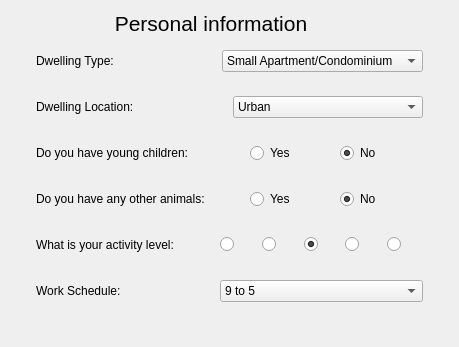
   <widget class="QWidget" name="tabInformation">
    <attribute name="title">
     <string>Information</string>
    </attribute>
    <layout class="QGridLayout" name="gridLayout_7">
     <item row="2" column="0">
      <layout class="QVBoxLayout" name="verticalLayout_8">
       <property name="leftMargin">
        <number>25</number>
       </property>
       <property name="topMargin">
        <number>0</number>
       </property>
       <property name="rightMargin">
        <number>25</number>
       </property>
       <property name="bottomMargin">
        <number>25</number>
       </property>
       <item>
        <layout class="QHBoxLayout" name="horizontalLayout_22">
         <item>
          <widget class="QLabel" name="lbDwellingType">
           <property name="minimumSize">
            <size>
             <width>0</width>
             <height>40</height>
            </size>
           </property>
           <property name="text">
            <string>Dwelling Type:</string>
           </property>
          </widget>
         </item>
         <item>
          <widget class="QComboBox" name="cbDwellingType">
           <item>
            <property name="text">
             <string>Small Apartment/Condominium</string>
            </property>
           </item>
           <item>
            <property name="text">
             <string>Large Apartment/Condominium</string>
            </property>
           </item>
           <item>
            <property name="text">
             <string>Townhouse</string>
            </property>
           </item>
           <item>
            <property name="text">
             <string>Detached House</string>
            </property>
           </item>
           <item>
            <property name="text">
             <string>Farm</string>
            </property>
           </item>
          </widget>
         </item>
        </layout>
       </item>
       <item>
        <layout class="QHBoxLayout" name="horizontalLayout_21">
         <item>
          <widget class="QLabel" name="lbDwellingLocation">
           <property name="minimumSize">
            <size>
             <width>0</width>
             <height>40</height>
            </size>
           </property>
           <property name="text">
            <string>Dwelling Location:</string>
           </property>
          </widget>
         </item>
         <item>
          <widget class="QComboBox" name="cbLocation">
           <item>
            <property name="text">
             <string>Urban</string>
            </property>
           </item>
           <item>
            <property name="text">
             <string>Suburban</string>
            </property>
           </item>
           <item>
            <property name="text">
             <string>Rural</string>
            </property>
           </item>
          </widget>
         </item>
        </layout>
       </item>
       <item>
        <layout class="QHBoxLayout" name="horizontalLayout_20">
         <item>
          <widget class="QLabel" name="lbChildren">
           <property name="minimumSize">
            <size>
             <width>208</width>
             <height>40</height>
            </size>
           </property>
           <property name="text">
            <string>Do you have young children:</string>
           </property>
          </widget>
         </item>
         <item>
          <widget class="QRadioButton" name="rbYoungChildrenYes">
           <property name="text">
            <string>Yes</string>
           </property>
           <attribute name="buttonGroup">
            <string notr="true">groupYoungChildren</string>
           </attribute>
          </widget>
         </item>
         <item>
          <widget class="QRadioButton" name="rbYoungChildrenNo">
           <property name="text">
            <string>No</string>
           </property>
           <property name="checked">
            <bool>true</bool>
           </property>
           <attribute name="buttonGroup">
            <string notr="true">groupYoungChildren</string>
           </attribute>
          </widget>
         </item>
        </layout>
       </item>
       <item>
        <layout class="QHBoxLayout" name="horizontalLayout_19">
         <item>
          <widget class="QLabel" name="lbOtherAnimals">
           <property name="minimumSize">
            <size>
             <width>208</width>
             <height>40</height>
            </size>
           </property>
           <property name="text">
            <string>Do you have any other animals:</string>
           </property>
          </widget>
         </item>
         <item>
          <widget class="QRadioButton" name="rbOtherAnimalsYes">
           <property name="text">
            <string>Yes</string>
           </property>
           <attribute name="buttonGroup">
            <string notr="true">groupOtherAnimals</string>
           </attribute>
          </widget>
         </item>
         <item>
          <widget class="QRadioButton" name="rbOtherAnimalsNo">
           <property name="text">
            <string>No</string>
           </property>
           <property name="checked">
            <bool>true</bool>
           </property>
           <attribute name="buttonGroup">
            <string notr="true">groupOtherAnimals</string>
           </attribute>
          </widget>
         </item>
        </layout>
       </item>
       <item>
        <layout class="QHBoxLayout" name="horizontalLayout_23">
         <item>
          <widget class="QLabel" name="lbActivityLevel">
           <property name="minimumSize">
            <size>
             <width>178</width>
             <height>40</height>
            </size>
           </property>
           <property name="text">
            <string>What is your activity level: </string>
           </property>
          </widget>
         </item>
         <item>
          <widget class="QRadioButton" name="rbActivityLevel1">
           <property name="text">
            <string/>
           </property>
           <attribute name="buttonGroup">
            <string notr="true">groupActivityLevel</string>
           </attribute>
          </widget>
         </item>
         <item>
          <widget class="QRadioButton" name="rbActivityLevel2">
           <property name="text">
            <string/>
           </property>
           <attribute name="buttonGroup">
            <string notr="true">groupActivityLevel</string>
           </attribute>
          </widget>
         </item>
         <item>
          <widget class="QRadioButton" name="rbActivityLevel3">
           <property name="text">
            <string/>
           </property>
           <property name="checked">
            <bool>true</bool>
           </property>
           <attribute name="buttonGroup">
            <string notr="true">groupActivityLevel</string>
           </attribute>
          </widget>
         </item>
         <item>
          <widget class="QRadioButton" name="rbActivityLevel4">
           <property name="text">
            <string/>
           </property>
           <attribute name="buttonGroup">
            <string notr="true">groupActivityLevel</string>
           </attribute>
          </widget>
         </item>
         <item>
          <widget class="QRadioButton" name="rbActivityLevel5">
           <property name="text">
            <string/>
           </property>
           <attribute name="buttonGroup">
            <string notr="true">groupActivityLevel</string>
           </attribute>
          </widget>
         </item>
        </layout>
       </item>
       <item>
        <layout class="QHBoxLayout" name="horizontalLayout_24">
         <item>
          <widget class="QLabel" name="lbWorkSchedule">
           <property name="minimumSize">
            <size>
             <width>178</width>
             <height>40</height>
            </size>
           </property>
           <property name="text">
            <string>Work Schedule:</string>
           </property>
          </widget>
         </item>
         <item>
          <widget class="QComboBox" name="cbWorkSchedule">
           <item>
            <property name="text">
             <string>9 to 5</string>
            </property>
           </item>
           <item>
            <property name="text">
             <string>Afternoon to late evening</string>
            </property>
           </item>
           <item>
            <property name="text">
             <string>Varying shifts</string>
            </property>
           </item>
           <item>
            <property name="text">
             <string>Overnight shifts</string>
            </property>
           </item>
           <item>
            <property name="text">
             <string>Early morning to early afternoon</string>
            </property>
           </item>
           <item>
            <property name="text">
             <string>Inconsistent</string>
            </property>
           </item>
           <item>
            <property name="text">
             <string>Unemployed</string>
            </property>
           </item>
          </widget>
         </item>
        </layout>
       </item>
      </layout>
     </item>
     <item row="1" column="0">
      <widget class="QLabel" name="label_26">
       <property name="minimumSize">
        <size>
         <width>400</width>
         <height>24</height>
        </size>
       </property>
       <property name="maximumSize">
        <size>
         <width>254</width>
         <height>24</height>
        </size>
       </property>
       <property name="font">
        <font>
         <pointsize>16</pointsize>
        </font>
       </property>
       <property name="text">
        <string>Personal information</string>
       </property>
       <property name="alignment">
        <set>Qt::AlignCenter</set>
       </property>
      </widget>
     </item>
    </layout>
   </widget>
